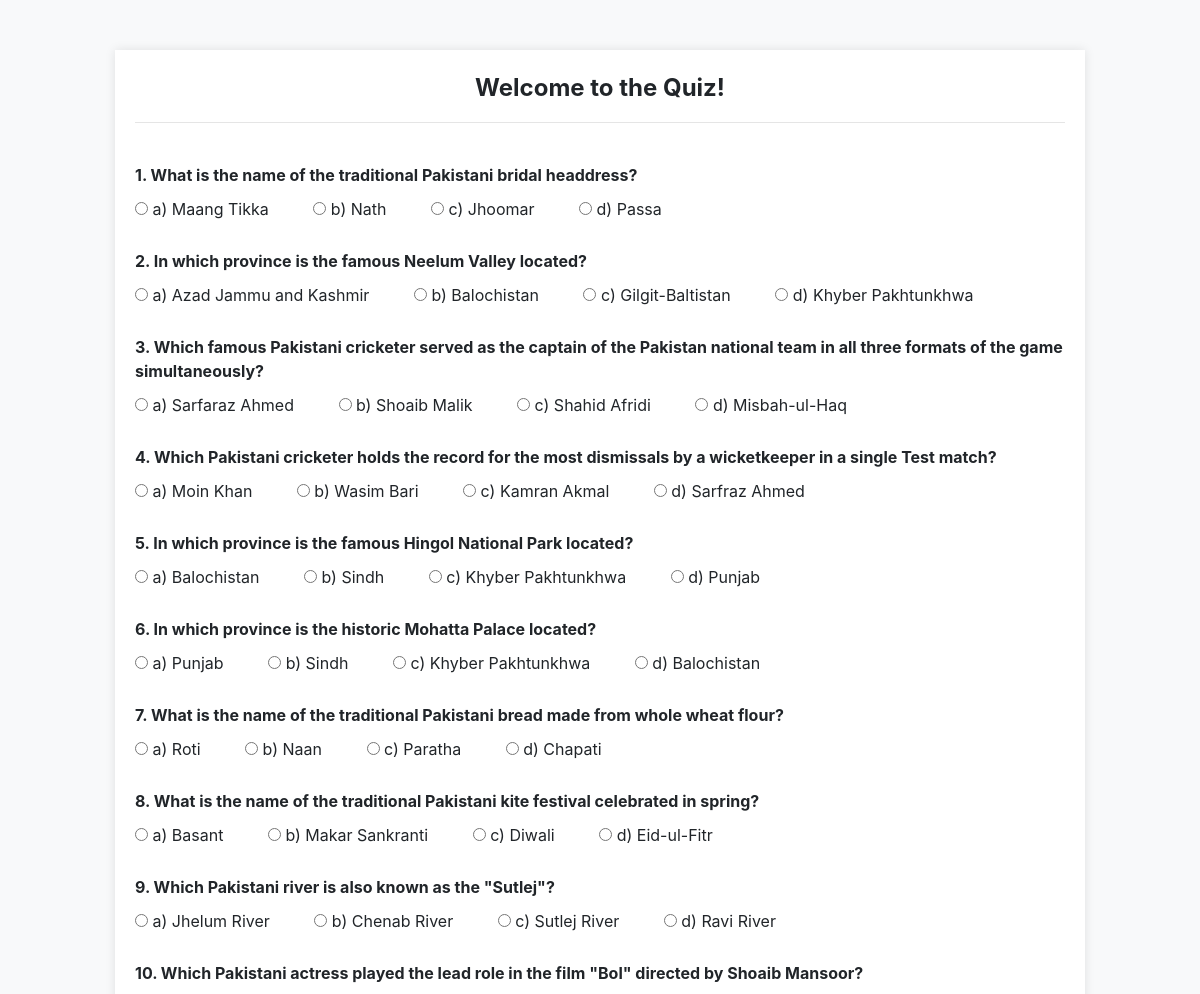
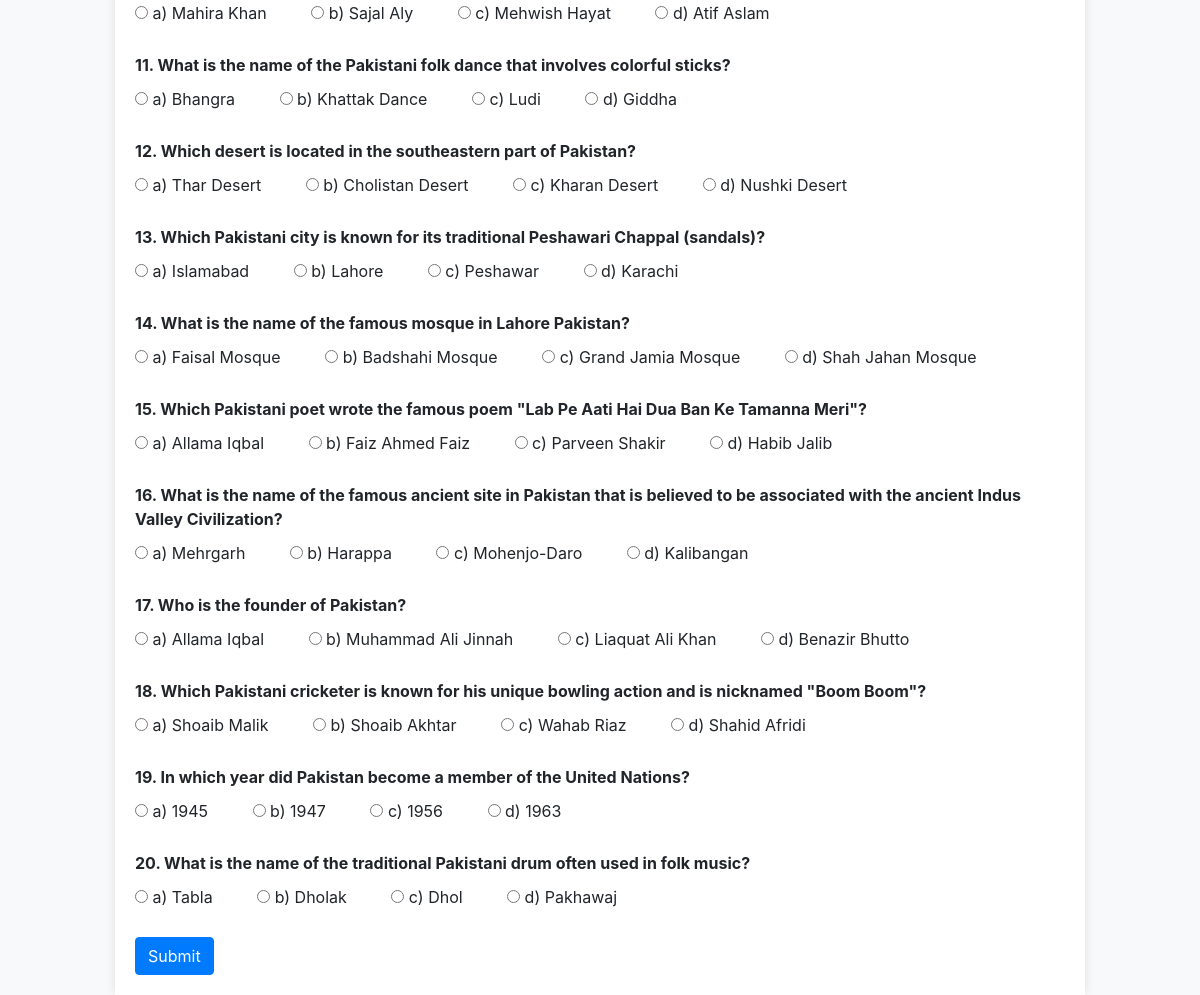
The page / on the database its author committed (2 pictures, top to bottom).
### quizs/models.py (models this page shows, shortened)
class QuizQuestion(models.Model):
    question = models.CharField(max_length=255)
    option_a = models.CharField(max_length=255)
    option_b = models.CharField(max_length=255)
    option_c = models.CharField(max_length=255)
    option_d = models.CharField(max_length=255)
    correct_option = models.CharField(max_length=1)

### quizs/views.py (the view)
# urls.py: path('', quiz_view, name='quiz_view'),
def quiz_view(request):
    random_questions = QuizQuestion.objects.order_by('?')[:20]
    return render(request, 'quizs/index.html', {'questions': random_questions})

### quizs/templates/quizs/index.html (shortened to what this page needs)
<!DOCTYPE html>
<html lang="en">
<head>
    <link rel="stylesheet" href="https://stackpath.bootstrapcdn.com/bootstrap/4.5.2/css/bootstrap.min.css">
</head>
<body>
<div class="quiz-container">
    <div class="quiz-heading">
        Welcome to the Quiz!
        <hr>
    </div>
    <form id="quiz-form" method="post" action="{% url 'quiz_result' %}">
        {% for question in questions %}
        <div class="question">
            {{ forloop.counter }}. {{ question.question }}
        </div>
        <div class="options">
            <label class="option" data-question="{{ forloop.counter }}" onclick="markSelected(this)">
                <input type="radio" name="q{{ question.id }}" value="a"> a) {{ question.option_a }}
            </label>
            <label class="option" data-question="{{ forloop.counter }}" onclick="markSelected(this)">
                <input type="radio" name="q{{ question.id }}" value="b"> b) {{ question.option_b }}
            </label>
            <label class="option" data-question="{{ forloop.counter }}" onclick="markSelected(this)">
                <input type="radio" name="q{{ question.id }}" value="c"> c) {{ question.option_c }}
            </label>
            <label class="option" data-question="{{ forloop.counter }}" onclick="markSelected(this)">
                <input type="radio" name="q{{ question.id }}" value="d"> d) {{ question.option_d }}
            </label>
        </div>
        {% endfor %}
        <button type="submit" class="btn btn-primary submit-btn">Submit</button>
    </form>
</div>
</body>
</html>

### quizs/templates/quizs/index.html (style rules this page uses)
body { background-color: #f8f9fa; }
.quiz-container { max-width: 970px; margin: auto; background-color: #fff; padding: 20px; margin-top: 50px; box-shadow: 0 0 10px rgba(0, 0, 0, 0.1); }
.quiz-heading { font-size: 24px; font-weight: bold; margin-bottom: 40px; text-align: center; }
.question { font-weight: bold; margin-bottom: 10px; }
.options { margin-bottom: 20px; }
.option { display: inline-block; margin-right: 40px; cursor: pointer; }
.submit-btn { display: block; margin-top: 20px; }

### rows shown on the page
QuizQuestion: question "What is the name of the traditional Pakistani bridal headdress?", option_a "Maang Tikka", option_b "Nath", option_c "Jhoomar", option_d "Passa"
QuizQuestion: question "In which province is the famous Neelum Valley located?", option_a "Azad Jammu and Kashmir", option_b "Balochistan", option_c "Gilgit-Baltistan", option_d "Khyber Pakhtunkhwa"
QuizQuestion: question "Which famous Pakistani cricketer served as the captain of the Pakistan national team in all three formats of the game simultaneously?", option_a "Sarfaraz Ahmed", option_b "Shoaib Malik", option_c "Shahid Afridi", option_d "Misbah-ul-Haq"
QuizQuestion: question "Which Pakistani cricketer holds the record for the most dismissals by a wicketkeeper in a single Test match?", option_a "Moin Khan", option_b "Wasim Bari", option_c "Kamran Akmal", option_d "Sarfraz Ahmed"
QuizQuestion: question "In which province is the famous Hingol National Park located?", option_a "Balochistan", option_b "Sindh", option_c "Khyber Pakhtunkhwa", option_d "Punjab"
QuizQuestion: question "In which province is the historic Mohatta Palace located?", option_a "Punjab", option_b "Sindh", option_c "Khyber Pakhtunkhwa", option_d "Balochistan"
QuizQuestion: question "What is the name of the traditional Pakistani bread made from whole wheat flour?", option_a "Roti", option_b "Naan", option_c "Paratha", option_d "Chapati"
QuizQuestion: question "What is the name of the traditional Pakistani kite festival celebrated in spring?", option_a "Basant", option_b "Makar Sankranti", option_c "Diwali", option_d "Eid-ul-Fitr"
QuizQuestion: question "Which Pakistani river is also known as the \"Sutlej\"?", option_a "Jhelum River", option_b "Chenab River", option_c "Sutlej River", option_d "Ravi River"
QuizQuestion: question "Which Pakistani actress played the lead role in the film \"Bol\" directed by Shoaib Mansoor?", option_a "Mahira Khan", option_b "Sajal Aly", option_c "Mehwish Hayat", option_d "Atif Aslam"
QuizQuestion: question "What is the name of the Pakistani folk dance that involves colorful sticks?", option_a "Bhangra", option_b "Khattak Dance", option_c "Ludi", option_d "Giddha"
QuizQuestion: question "Which desert is located in the southeastern part of Pakistan?", option_a "Thar Desert", option_b "Cholistan Desert", option_c "Kharan Desert", option_d "Nushki Desert"
QuizQuestion: question "Which Pakistani city is known for its traditional Peshawari Chappal (sandals)?", option_a "Islamabad", option_b "Lahore", option_c "Peshawar", option_d "Karachi"
QuizQuestion: question "What is the name of the famous mosque in Lahore Pakistan?", option_a "Faisal Mosque", option_b "Badshahi Mosque", option_c "Grand Jamia Mosque", option_d "Shah Jahan Mosque"
QuizQuestion: question "Which Pakistani poet wrote the famous poem \"Lab Pe Aati Hai Dua Ban Ke Tamanna Meri\"?", option_a "Allama Iqbal", option_b "Faiz Ahmed Faiz", option_c "Parveen Shakir", option_d "Habib Jalib"
QuizQuestion: question "What is the name of the famous ancient site in Pakistan that is believed to be associated with the ancient Indus Valley Civilization?", option_a "Mehrgarh", option_b "Harappa", option_c "Mohenjo-Daro", option_d "Kalibangan"
QuizQuestion: question "Who is the founder of Pakistan?", option_a "Allama Iqbal", option_b "Muhammad Ali Jinnah", option_c "Liaquat Ali Khan", option_d "Benazir Bhutto"
QuizQuestion: question "Which Pakistani cricketer is known for his unique bowling action and is nicknamed \"Boom Boom\"?", option_a "Shoaib Malik", option_b "Shoaib Akhtar", option_c "Wahab Riaz", option_d "Shahid Afridi"
QuizQuestion: question "In which year did Pakistan become a member of the United Nations?", option_a "1945", option_b "1947", option_c "1956", option_d "1963"
QuizQuestion: question "What is the name of the traditional Pakistani drum often used in folk music?", option_a "Tabla", option_b "Dholak", option_c "Dhol", option_d "Pakhawaj"
